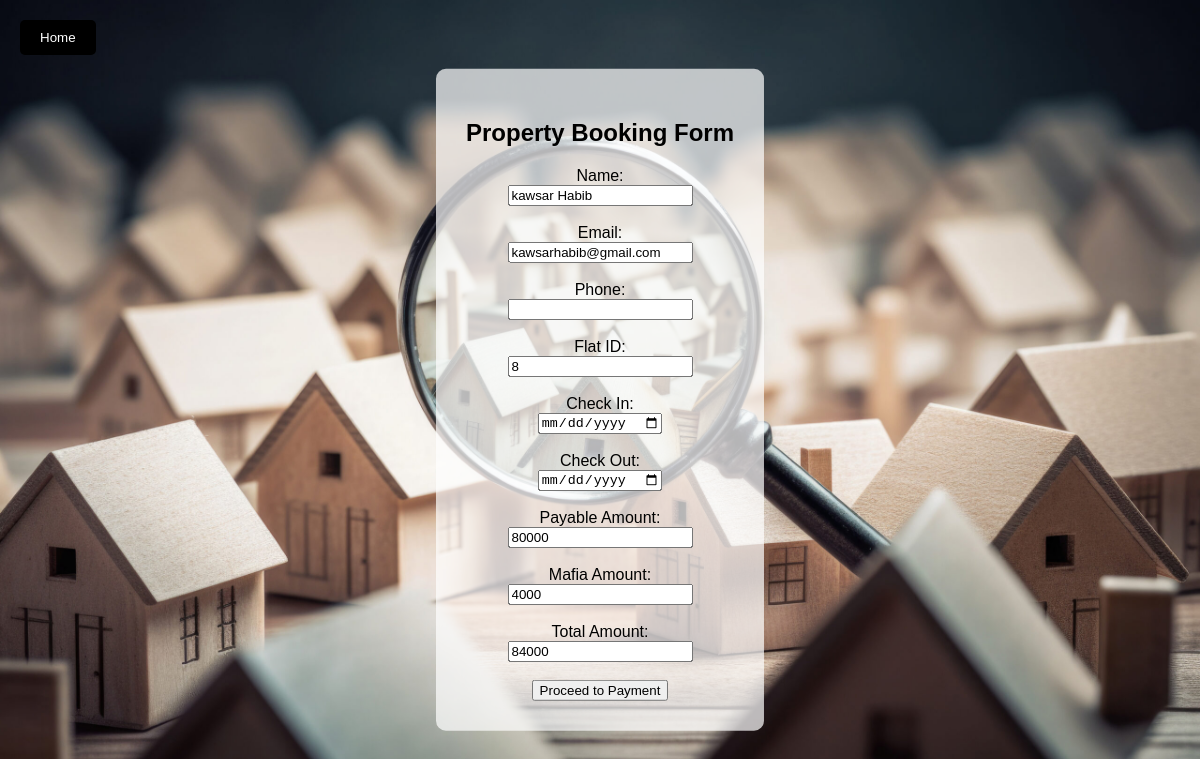
/booking.php?Flatid=8, run on the app's committed database.
### tables this page shows
CREATE TABLE `user` (
  `id` int(11) NOT NULL,
  `name` varchar(200) NOT NULL,
  `email` varchar(200) NOT NULL,
  `password_hash` varchar(200) NOT NULL
);

CREATE TABLE `userinfo` (
  `id` int(11) NOT NULL,
  `email` varchar(200) NOT NULL
);

CREATE TABLE `addproperty` (
  `name` varchar(200) NOT NULL,
  `email` varchar(200) NOT NULL,
  `phone_number` varchar(200) NOT NULL,
  `Flatid` int(11) NOT NULL,
  `flat_location` varchar(20) NOT NULL,
  `flat_size` int(5) NOT NULL,
  `floor_number` int(11) NOT NULL,
  `bedrooms` int(2) NOT NULL,
  `washrooms` int(2) NOT NULL,
  `balcony` int(2) NOT NULL,
  `kitchen` int(1) NOT NULL,
  `living_room` int(1) NOT NULL,
  `dinning_room` int(1) NOT NULL,
  `flat_type` varchar(10) NOT NULL,
  `photos` blob NOT NULL,
  `rent` int(6) NOT NULL,
  `status` varchar(200) NOT NULL DEFAULT 'pending ',
  `available_status` varchar(200) NOT NULL DEFAULT 'Available '
);

### booking.php (the view, shortened to what this page needs)
<?php
$servername = "localhost";
$username = "root";
$password = "";
$database = "db";
$mysqli = new mysqli($servername, $username, $password, $database);
$emailQuery = "SELECT email FROM userinfo ORDER BY id DESC LIMIT 1";
$result = $mysqli->query($emailQuery);
if ($result) {
    $row = $result->fetch_assoc();
    $latestEmail = $row['email'];
    $userDataQuery = "SELECT * FROM user WHERE email = '$latestEmail'";
    $userDataResult = $mysqli->query($userDataQuery);
    if ($userDataResult && $userDataResult->num_rows > 0) {
        $user = $userDataResult->fetch_assoc();
        $name = $user['name'];
    }
}
$flatId = $_GET['Flatid'] ?? '';
$amountQuery = "SELECT rent FROM addproperty WHERE Flatid = ?";
$stmt = $mysqli->prepare($amountQuery);
$stmt->bind_param("s", $flatId);
$stmt->execute();
$stmt->bind_result($amount);
$mafiaAmount = isset($amount) ? $amount * 0.05 : 0;
$totalAmount = isset($amount) ? $amount + $mafiaAmount : 0;
?>
<!DOCTYPE html>
<html>
<head>
</head>
<body>
<button class="home-button" onclick="window.location.href='loginhome.html'">Home</button>
<div class="container">
    <h2>Property Booking Form</h2>
    <form action="<?php echo htmlspecialchars($_SERVER["PHP_SELF"]); ?>" method="post">
        <label for="name">Name:</label><br>
        <input type="text" id="name" name="name" value="<?php echo isset($name) ? $name : ''; ?>" required><br><br>
        <label for="email">Email:</label><br>
        <input type="email" id="email" name="email" value="<?php echo isset($latestEmail) ? $latestEmail : ''; ?>" required><br><br>
        <label for="phone">Phone:</label><br>
        <input type="text" id="phone" name="phone" required pattern="[0-9]{11}" title="Phone number must be exactly 11 digits"><br><br>
        <label for="Flatid">Flat ID:</label><br>
        <input type="text" id="Flatid" name="Flatid" value="<?php echo isset($_GET['Flatid']) ? $_GET['Flatid'] : ''; ?>" required><br><br>
        <label for="checkin">Check In:</label><br>
        <input type="date" id="checkin_date" name="checkin_date" required><br><br>
        <label for="checkout">Check Out:</label><br>
        <input type="date" id="checkout_date" name="checkout_date" required><br><br>
        <label for="amount">Payable Amount:</label><br>
        <input type="text" id="amount" name="amount" value="<?php echo isset($amount) ? $amount : ''; ?>" required><br><br>
        <label for="mafia_amount">Mafia Amount:</label><br>
        <input type="text" id="mafia_amount" name="mafia_amount" value="<?php echo isset($mafiaAmount) ? $mafiaAmount : ''; ?>" readonly><br><br>
        <label for="total_amount">Total Amount:</label><br>
        <input type="text" id="total_amount" name="total_amount" value="<?php echo isset($totalAmount) ? $totalAmount : ''; ?>" readonly><br><br>
        <input type="submit" value="Proceed to Payment">
    </form>
</div>
</body>
</html>

### booking.php (style rules this page uses)
body { background-image: url('images/img.jpeg'); background-size: cover; background-repeat: no-repeat; font-family: Arial, sans-serif; margin: 0; padding: 0; }
.container { background-color: rgba(255, 255, 255, 0.7); padding: 30px; border-radius: 10px; position: absolute; top: 50%; left: 50%; transform: translate(-50%, -50%); }
h2 { text-align: center; }
form { text-align: center; }
.home-button { position: absolute; top: 20px; left: 20px; background-color: Black; color: white; border: none; padding: 10px 20px; border-radius: 5px; cursor: pointer; }

### data on the page
user: name "kawsar Habib"
userinfo: email "kawsarhabib@gmail.com"
addproperty: amount "80000", mafia_amount "4000", total_amount "84000"
